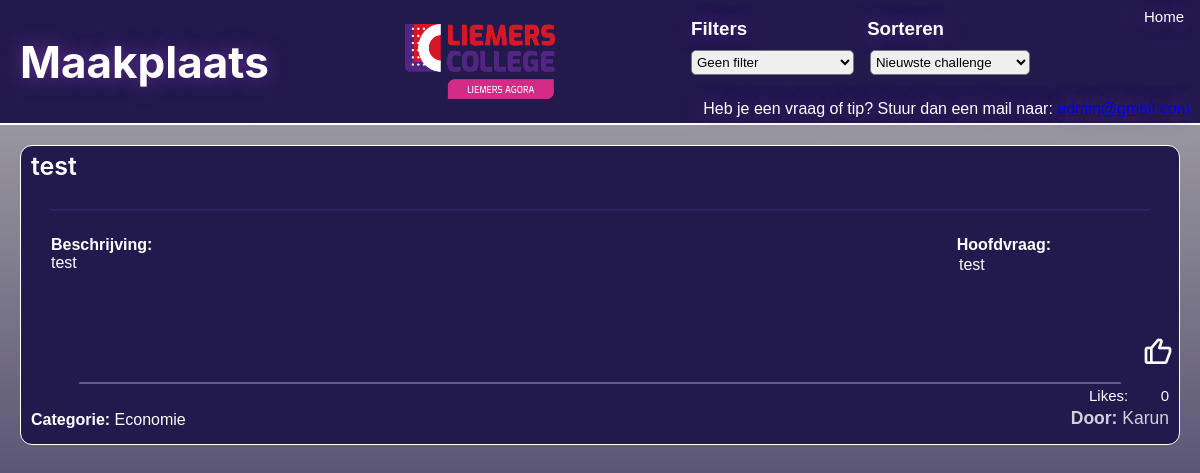
The app's page /forum, older data.
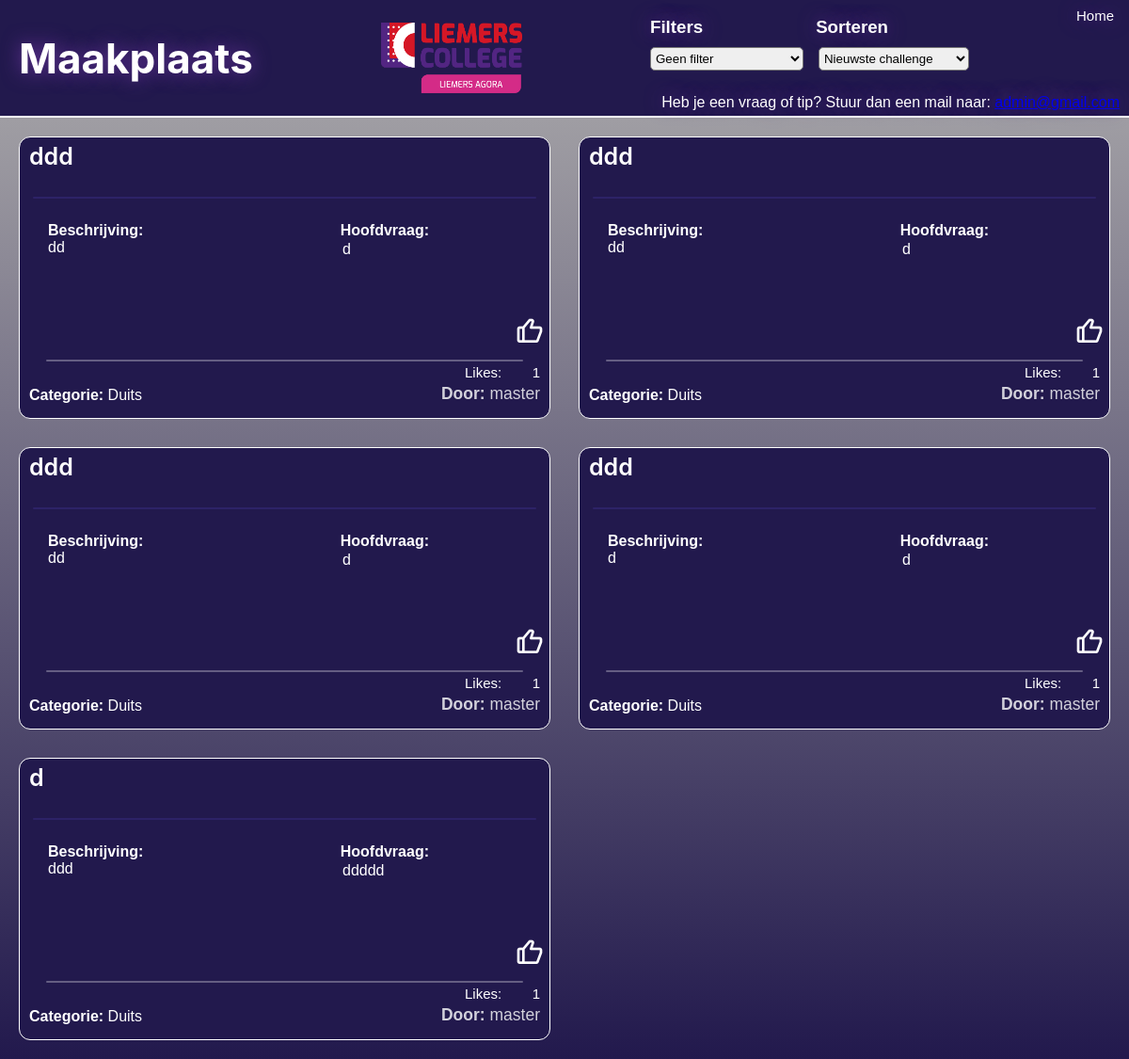
The same page, newer data.
### models.py (models this page shows, shortened)
class Todo(db.Model):
    id = db.Column(db.Integer, primary_key=True)
    date_created = db.Column(db.DateTime(timezone=True), default=lambda: datetime.now(timezone.utc))
    likes = db.Column(db.Integer, default=0)
    name = db.Column(db.String(100), nullable=False)
    title = db.Column(db.String(100), nullable=False)
    main_question = db.Column(db.String(200), nullable=False)
    sub_questions = db.Column(db.String(500), nullable=False)
    description = db.Column(db.Text, nullable=False)
    end_product = db.Column(db.Text, nullable=False)
    category = db.Column(db.String(50), nullable=False)
    image = db.Column(db.String(100), nullable=True)
    approved = db.Column(db.Boolean, default=False)
    author_id = db.Column(db.Integer, db.ForeignKey('user.id'), nullable=False)

### app.py (the view)
@app.route('/forum')
def forum():
    vakfilter = request.args.get('vakfilter', '')
    sortfilter = request.args.get('sortfilter', 'newest')
    username = current_user.username if current_user.is_authenticated else None
    query = Todo.query
    if not (current_user.is_authenticated and current_user.is_admin):
        query = query.filter_by(approved=True)
    if vakfilter:
        query = query.filter_by(category=vakfilter)
    if sortfilter == 'personal':
        if current_user.is_authenticated:
            query = query.join(User).filter(User.username == current_user.username)
        else:
            flash('log in to filter by own challenge', "error")
    elif sortfilter == 'newest':
        query = query.order_by(Todo.date_created.desc())
    elif sortfilter == 'oldest':
        query = query.order_by(Todo.date_created.asc())
    elif sortfilter == 'likes':
        query = query.order_by(Todo.likes.desc())
    tasks = query.all()
    return render_template('forum.html', tasks=tasks, sortfilter=sortfilter)

### templates/forum.html (shortened to what this page needs)
{% extends 'base.html' %}
{% block head %}
{{ super()}}
    <link rel="stylesheet" href="{{ url_for('static', filename='css/forum.css') }}">
    <link rel="stylesheet" href="{{ url_for('static', filename='css/card.css') }}">
    <link href="https://unpkg.com/boxicons@2.1.4/css/boxicons.min.css" rel="stylesheet">
{% endblock %}
{% block body %}
<div class="top-color position-fixed">
    <h1>Maakplaats</h1>
    <div class="contact">
        <p>Heb je een vraag of tip? Stuur dan een mail naar: <a href="mailto:develloperdesli@gmail.com">admin@gmail.com</a></p>
    </div>
    <div class="logo">
       <a href="https://liemersagora.beezer.com/" target="_blank">
        <img class="logo" src="{{ url_for('static', filename='pictures/logo.png') }}" alt="Logo"></a>
    </div>
    <div class="module-container">
        <a href="{{url_for('index')}}" class="module-button">
            <p class="module-tekst">Home</p>
        </a>
    </div>
    <div class="filter-container">
        <div class="filter-text">
        <h3>Filters</h3>
        <h3>Sorteren</h3>
    </div>
    <form class="filters" action="/forum" method="GET">
        <select name="vakfilter" class="filterselect" onchange="this.form.submit()">
          <option value="">Geen filter</option>
        </select>
        <select name="sortfilter" class="filterselect" onchange="this.form.submit()">
          <option value="newest" {% if request.args.get('sortfilter') == 'newest' %}selected{% endif %}>Nieuwste challenge</option>
        </select>
      </form>
    </div>
</div>
<div class="container">
    {% for task in tasks %}
        {% include 'components/card.html' %}
    {% else %}
        <p>Er zijn nog geen challenges geplaatst.</p>
    {% endfor %}
</div>
{% endblock %}

### templates/components/card.html (shortened to what this page needs)
<div class="card card-glow" onclick="handleCardClick(event, '{{ url_for('fullcard', id=task.id) }}')" style="cursor: pointer;">
  <h2 class="title">{{ task.title }}</h2>
  <div class="card-bottom">
    <p class="author"><strong>Door:</strong> {{ task.name }}</p>
    <p class="category"><strong>Categorie:</strong> {{ task.category }}</p>
  </div>
  <div class="info-container">
  <p class="headquestion">
    <strong>Hoofdvraag:</strong><br />
    <div class="headquestion-info">{{ task.main_question }}</div>
  </p>
  <p class="challenge-info">
    <strong>Beschrijving:</strong><br />
    {{ task.description }}
  </p>
  </div>
   <div class="like-button" data-id="{{ task.id }}">
  <button type="button">
    <i class="bx {% if task.id in liked_tasks %}bxs-like liked{% else %}bx-like unliked{% endif %}"></i>
  </button>
  <div class="like-count-container">
    <label class="label-like-count">Likes:</label>
    <span class="like-count">{{ task.likes }}</span>
  </div>
 </div>
</div>

Row changes from the older to the newer data that the page shows:
no longer on this page (row edited): Todo: title "test", name "Karun", category "Economie", main_question "test", description "test", likes "0"
added Todo: title "ddd", name "master", category "Duits", main_question "d", description "dd", likes "1"
added Todo: title "ddd", name "master", category "Duits", main_question "d", description "dd", likes "1"
added Todo: title "ddd", name "master", category "Duits", main_question "d", description "dd", likes "1"
added Todo: title "ddd", name "master", category "Duits", main_question "d", description "d", likes "1"
added Todo: title "d", name "master", category "Duits", main_question "ddddd", description "ddd", likes "1"
